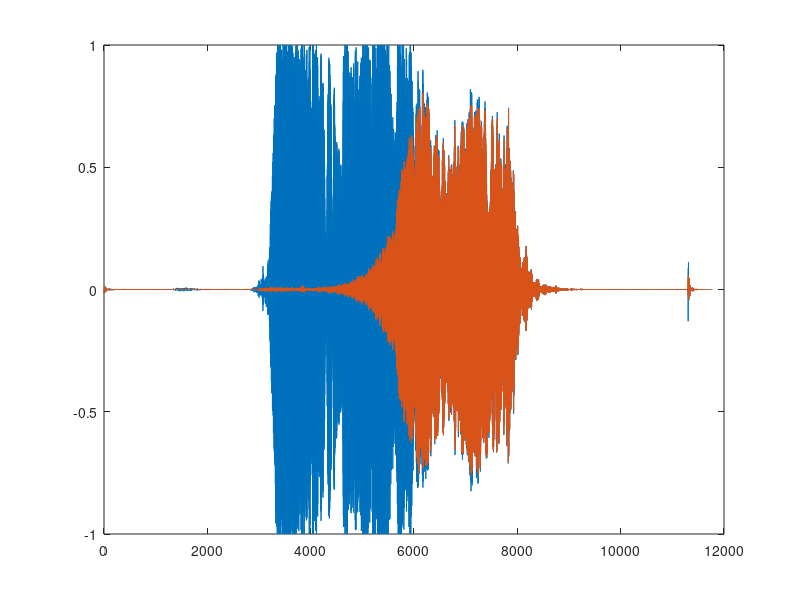

This chart was generated by the following MATLAB code:
%%%%% Class Jan 23 %%%%%%
load('whistle.mat')
whos 

plot(Y) 
t = ((1:length(Y))/Fs);
max(t)

close all
plot(t,Y)
%sound(Y,Fs)

Ydec = Y(1:12:end);
Fdec = round(Fs/12);
plot(Ydec)
sound(Ydec,Fdec)

%when we do it by hand it's really bad. We will decimate it with the built
%in function

Ydec2 = decimate(Y,12);
whos Ydec Ydec2

plot(Ydec)
hold on
plot(Ydec2)

sound(Ydec2,Fdec)
